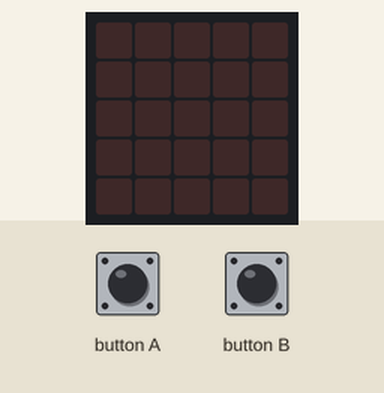
Bench run of a program on a simulated BBC micro:bit running MicroPython. Parts: the board's 5×5 LED display. The inputs (shaded band) are chosen by the test bench. What the program prints to the serial console is not drawn.

Above: at 1.2 s.
1.3 s: button A pressed for 0.15 s
At 1.4 s:
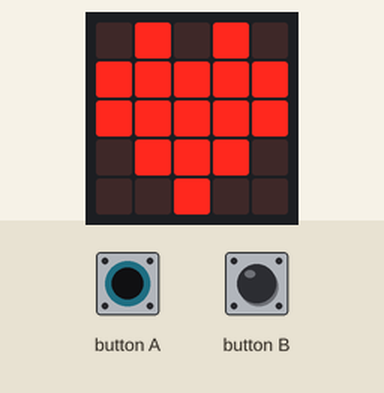
3.0 s: button B pressed for 0.15 s
Timing chart, 0 to 6.0 s (numbered marks = the images above; inputs shaded):
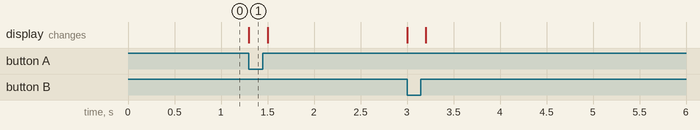

Measured:
- after the input at 1.3 s, the display: changes at once (image 1)

The program:

event_transmitter.py
```python
# Test write to usb serial program
from microbit import *

def show_health_message():
    display.show(Image.HEART)
    sleep(200)
    display.clear()

while True:
    if button_a.was_pressed():
        show_health_message()
        print("BTN_A:The fox hunts at midnight.")
    elif button_b.was_pressed():
        show_health_message()
        print("BTN_B:The whale whistles mournfully.")
```
